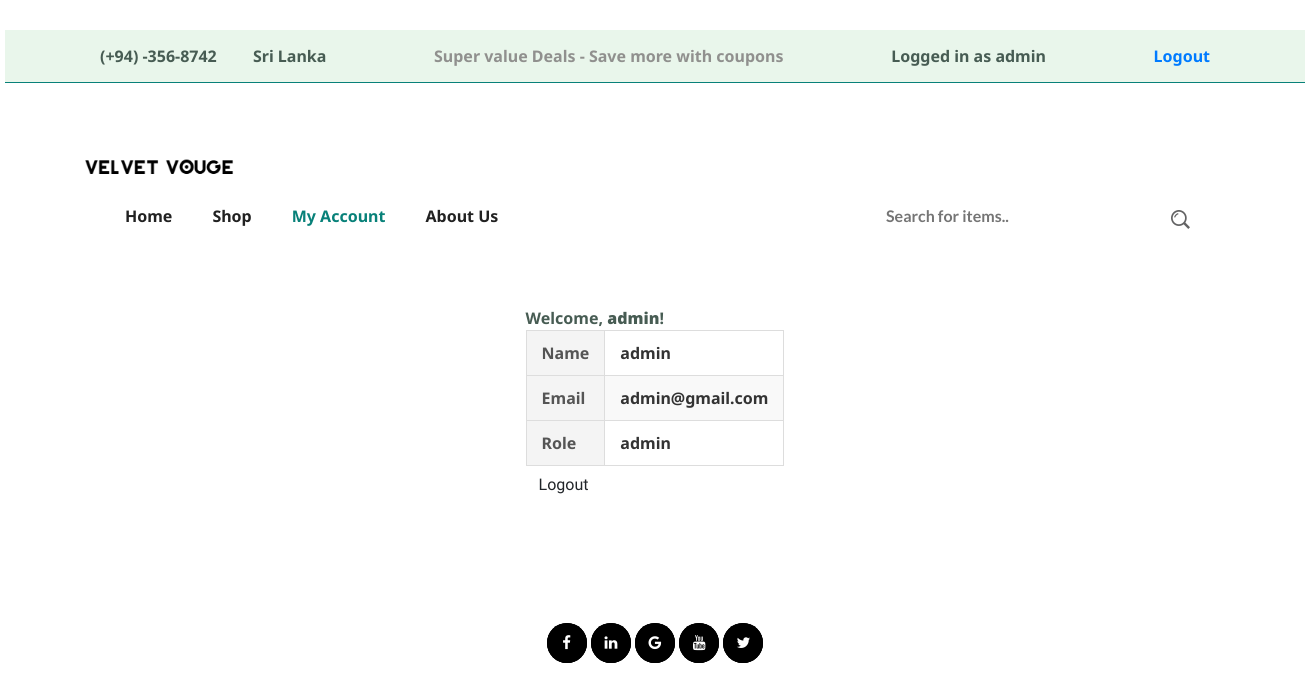
The app's page /accounts.php (signed in) with its own data.
### tables this page shows
CREATE TABLE `user` (
  `id` int(11) NOT NULL,
  `name` varchar(255) NOT NULL,
  `email` varchar(255) NOT NULL,
  `password` varchar(255) NOT NULL,
  `role` enum('user','admin') DEFAULT 'user',
  `created_at` timestamp NOT NULL DEFAULT current_timestamp()
);

### accounts.php (the view, shortened to what this page needs)
<?php
$host = "localhost";
$user = "root";
$pass = "";
$dbname = "velvetvougedb";
try {
    $db = new PDO("mysql:host=$host;dbname=$dbname;charset=utf8", $user, $pass);
    $db->setAttribute(PDO::ATTR_ERRMODE, PDO::ERRMODE_EXCEPTION);
} catch (PDOException $e) {
    die("Connection failed: " . $e->getMessage());
}
?>
<!DOCTYPE html>
<html lang="en">
<head>
    <link rel="stylesheet" href="accounts.css" />
    <link rel="stylesheet" href="css/style.css" />
    <link rel="stylesheet" href="https://stackpath.bootstrapcdn.com/bootstrap/4.3.1/css/bootstrap.min.css" />
    <link rel="stylesheet" href="https://cdnjs.cloudflare.com/ajax/libs/font-awesome/4.7.0/css/font-awesome.min.css" />
</head>
<body>
    <header class="header" style="width: 1300px;">
        <div class="header__top">
            <div class="header__container container">
                <div class="header__contact">
                    <span>(+94) -356-8742</span>
                    <span>Sri Lanka</span>
                </div>
                <p class="header__alert-news">
                    Super value Deals - Save more with coupons
                </p>
                <?php
                if (isset($_SESSION["username"])) {
                    $email = $_SESSION["username"];
                    $stmt = $db->prepare("SELECT name FROM user WHERE email = ?");
                    $stmt->execute([$email]);
                    $user = $stmt->fetch();
                    if ($user) {
                        $userName = $user['name'];
                    } else {
                        $userName = "User";
                    }
                ?>
                    <div class="header__top-action">
                        <?php echo "Logged in as " . htmlspecialchars($userName); ?>
                    </div>
                    <a href="logout.php" class="header__top-action">Logout</a>
                <?php
                } else {
                ?>
                    <a href="log.php" class="header__top-action">Login / Sign up</a>
                <?php
                }
                ?>
            </div>
    </header>
    <nav class="nav container">
        <a href="index.html" class="nav__logo">
            <img src="image/logo/logo.png" alt="" class="nav__logo-img" />
        </a>
        <div class="nav__menu" id="nav-menu">
            <ul class="nav__list">
                <li class="nav_-item">
                    <a href="index.php" class="nav__link ">Home</a>
                </li>
                <li class="nav_-item">
                    <a href="shop.php" class="nav__link">Shop</a>
                </li>
                <li class="nav__item">
                    <a href="accounts.php" class="nav__link active-link">My Account</a>
                </li>
                <li class="nav_-item">
                    <a href="about.php" class="nav__link">About Us</a>
                </li>
            </ul>
            <div class="header__search">
                <input
                    type="text"
                    placeholder="Search for items.."
                    class="form__input" />
                <button class="Search__btn">
                    <img src="image/icon/search.png" alt="" />
                </button>
            </div>
        </div>
    </nav>
    <?php
    if (isset($_SESSION["username"])) {
        $email = $_SESSION["username"];
        $stmt = $db->prepare("SELECT name, email, role FROM user WHERE email = ?");
        $stmt->execute([$email]);
        $user = $stmt->fetch();
        if ($user) {
            $userName = htmlspecialchars($user['name']);
            $userEmail = htmlspecialchars($user['email']);
            $userRole = htmlspecialchars($user['role']);
        } else {
            $userName = "User";
            $userEmail = "Unknown";
            $userRole = "Unknown";
        }
    ?>
        <div class="header__top-action">
            <p>Welcome, <strong><?php echo $userName; ?></strong>!</p>
            <table class="user-info-table">
                <tr>
                    <th>Name</th>
                    <td><?php echo $userName; ?></td>
                </tr>
                <tr>
                    <th>Email</th>
                    <td><?php echo $userEmail; ?></td>
                </tr>
                <tr>
                    <th>Role</th>
                    <td><?php echo $userRole; ?></td>
                </tr>
            </table>
            <a href="logout.php" class="btn btn-logout">Logout</a>
        </div>
    <?php
    } else {
    ?>
        <a href="log.php" class="btn btn-login">Login / Sign up</a>
    <?php
    }
    ?>
    <div class="social-buttons mt-5">
        <button class="neo-button"><i class="fa fa-facebook fa-1x"></i> </button>
        <button class="neo-button"><i class="fa fa-linkedin fa-1x"></i></button>
        <button class="neo-button"><i class="fa fa-google fa-1x"></i> </button>
        <button class="neo-button"><i class="fa fa-youtube fa-1x"></i> </button>
        <button class="neo-button"><i class="fa fa-twitter fa-1x"></i> </button>
    </div>
</body>
</html>

### accounts.css (style rules this page uses)
* { margin: 0; padding: 0; box-sizing: border-box; font-family: "Noto Sans", sans-serif; }
html, body { height: 100%; }
body { display: grid; place-items: center; background: #4b494b; background: rgb(0, 0, 0); }
.neo-button { width: 40px; height: 40px; outline: 0 !important; cursor: pointer; color: #000000; font-size: 15px; border: none; margin-right: 10px; border-radius: 50%; background: linear-gradient(145deg, #000000, #000000); box-shadow: inset 20px 20px 60px #000000, inset -20px -20px 60px #000000; }
.fa-facebook { color: #ffffff; }
.fa-linkedin { color: #ffffff; }
.fa-google { color: #ffffff; }
.fa-youtube { color: #ffffff; }
.fa-twitter { color: #ffffff; }
.user-info-table { width: 100%; max-width: 400px; margin: 20px auto; border-collapse: collapse; font-family: Arial, sans-serif; font-size: 16px; color: #333; }
.user-info-table th, .user-info-table td { padding: 10px 15px; border: 1px solid #ddd; text-align: left; }
.user-info-table th { background-color: #f4f4f4; font-weight: bold; color: #555; }
.user-info-table tr:nth-child(even) { background-color: #f9f9f9; }
.btn { display: inline-block; padding: 10px 20px; margin-top: 20px; text-decoration: none; font-size: 16px; border: none; border-radius: 5px; cursor: pointer; }
.btn-logout { background-color: #ff4d4d; color: #fff; }

### css/style.css (style rules this page uses)
.container { max-width: 1320px; margin-inline: auto; padding-inline: 0.75rem; }
.form__input { border: 1px solid var(--border-color-alt); padding-inline: 1rem; height: 45px; border-radius: 0.25rem; font-size: var(--smaller-font-size); }
.header__top { background-color: var(--first-color-alt); border-bottom: 1px solid var(--first-color); padding-block: 0.875rem; }
.header__container { display: flex; align-items: center; justify-content: space-between; }
.header__container span:first-child { margin-right: 2rem; }
.header__container span, .header__alert-news, .header__top-action { font-size: var(--text-color-light); }
.header__alert-news { color: var(--text-color-light); font-weight: var(--text-color); }
.nav, .nav__menu, .nav__list, .header__user-actions { display: flex; align-items: center; }
.nav { height: calc(var(--header-height) + 2.5rem); justify-content: space-between; column-gap: 1rem; }
.nav__logo-img { width: 150px; }
.nav__menu { width: 100%; margin-left: 2.5rem; }
.nav__list { column-gap: 2.5rem; margin-right: auto; }
.nav__link { color: var(--title-color); font-weight: var(--weight-700); transition: all 0.2s var(--transition); }
.header__search { width: 340px; position: relative; }
.header__search .form__input { width: 100%; }
.Search__btn { position: absolute; top: 24%; right: 1.25rem; cursor: pointer; }
.active-link, .nav__link:hover { color: var(--first-color); }
.btn { display: inline-block; background-color: var(--first-color); border: 2px solid var(--first-color); color: var(--body-color); padding-inline: 1.75rem; height: 49px; line-height: 49px; border-radius: 0.25rem; font-family: var(--second-font); font-size: var(--small-font-size); font-weight: var(--weight-700); }

### records on screen
user: name "admin", email "admin@gmail.com", role "admin"
